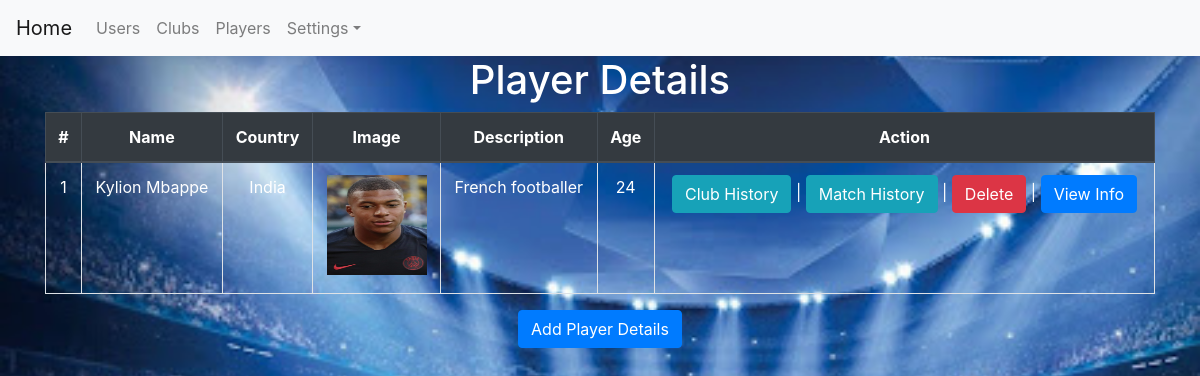
Screenshot of /admin_player_info_view with the database file from the repository.
### myapp/models.py (models this page shows)
class player_info(models.Model):
    fname = models.CharField(max_length=50)
    lname = models.CharField(max_length=50)
    club = models.ForeignKey(club_master,  on_delete=models.CASCADE)
    country = models.ForeignKey(country_master,  on_delete=models.CASCADE)
    pic_path = models.CharField(max_length=250)
    descp = models.CharField(max_length=500)
    age = models.CharField(max_length=150)
    height_cm = models.CharField(max_length=150)
    weight_kg = models.CharField(max_length=150)
    overall = models.CharField(max_length=150)
    player_positions = models.CharField(max_length=150)
    weak_foot = models.CharField(max_length=150)
    skill_moves = models.CharField(max_length=150)
    attacking_crossing = models.CharField(max_length=150)
    attacking_finishing = models.CharField(max_length=150)
    attacking_heading_accuracy = models.CharField(max_length=150)
    attacking_short_passing = models.CharField(max_length=150)
    attacking_volleys = models.CharField(max_length=150)
    skill_dribbling = models.CharField(max_length=150)
    skill_curve = models.CharField(max_length=150)
    skill_fk_accuracy = models.CharField(max_length=150)
    skill_long_passing = models.CharField(max_length=150)
    skill_ball_control = models.CharField(max_length=150)
    movement_acceleration = models.CharField(max_length=150)
    movement_sprint_speed = models.CharField(max_length=150)
    movement_agility = models.CharField(max_length=150)
    movement_reactions = models.CharField(max_length=150)
    movement_balance = models.CharField(max_length=150)
    power_shot_power = models.CharField(max_length=150)
    power_jumping = models.CharField(max_length=150)
    power_stamina = models.CharField(max_length=150)
    power_strength = models.CharField(max_length=150)
    power_long_shots = models.CharField(max_length=150)
    mentality_aggression = models.CharField(max_length=150)
    mentality_interceptions = models.CharField(max_length=150)
    mentality_positioning = models.CharField(max_length=150)
    mentality_vision = models.CharField(max_length=150)
    mentality_penalties = models.CharField(max_length=150)
    mentality_composure = models.CharField(max_length=150)
    defending_marking = models.CharField(max_length=150)
    defending_standing_tackle = models.CharField(max_length=150)
    defending_sliding_tackle = models.CharField(max_length=150)
    goalkeeping_diving = models.CharField(max_length=150)
    goalkeeping_handling = models.CharField(max_length=150)
    goalkeeping_kicking = models.CharField(max_length=150)
    goalkeeping_positioning = models.CharField(max_length=150)
    goalkeeping_reflexes = models.CharField(max_length=150)
    estimate = models.CharField(max_length=150)
    price = models.CharField(max_length=150)
    dt = models.CharField(max_length=150)
    tm = models.CharField(max_length=150)

class country_master(models.Model):
    country = models.CharField(max_length=150)
    flag = models.CharField(max_length=150)
    budget= models.FloatField(default=2000000)

### myapp/views.py (the view)
# urls.py: path('admin_player_info_view', views.admin_player_info_view, name='admin_player_info_view'),
def admin_player_info_view(request):
    c_l = country_master.objects.all()
    cl = {}
    for c in c_l:
        cl[c.id] = c.country
    pi_l = player_info.objects.all()
    context = {'player_list': pi_l,'country_list': cl}
    return render(request, './myapp/admin_player_info_view.html',context)

### myapp/templates/myapp/admin_player_info_view.html (shortened to what this page needs)
{% extends 'myapp/admin_base.html' %}
{% load static %}
{% block body %}
<center>
    <h1>Player Details</h1>
    <div class="container">
    <form role="form" name="frm" action="{% url 'admin_player_info_view'%}" method="post">
        <div class="table-responsive-lg">
        <table class="tablecenterheadCSS table table-hover table-bordered table-md">
            <thead class="thead-dark">
            <tr>
                <th>#</th>
                <th>Name</th>
                <th>Country</th>
                <th>Image</th>
                <th>Description</th>
                <th>Age</th>
                <th>Action</th>
            </tr>
            </thead>
            {% for pi in player_list %}
            <tbody>
            <tr>
                <td>{{ forloop.counter }}</td>
                <td>{{ pi.fname }} {{ pi.lname }}</td>
                {% for k,value in country_list.items %}
                    {% if k == pi.country_id %}
					    <td>{{ value }}</td>
				    {% endif %}
			    {% endfor %}
                <td><embed src="../static/myapp/media/{{ pi.pic_path }}" width="100" height="100"></embed></td>
                <td>{{ pi.descp}}</td>
                <td>{{ pi.age}}</td>
                <td>
                    <a class="btn btn-info" href="../admin_player_club_history_view?player_id={{ pi.id }}">Club History</a> |
                    <a class="btn btn-info" href="../admin_player_match_history_view?player_id={{ pi.id }}">Match History</a> |
                    <a class="btn btn-danger" href="../admin_player_info_delete?id={{ pi.id }}">Delete</a> |
                    <a href="admin_player_info_profile?id={{ pi.id }}">
                        <button type="button" class="btn btn-primary">View Info</button>
                    </a>
                </td>
            </tr>
            {% endfor %}
        </table>
        </div>
         <a class="btn btn-primary" href="{% url 'admin_player_info_add' %}">Add Player Details</a></h1>
    </form>
    </div>
</center>
{% endblock %}

### myapp/templates/myapp/admin_player_info_view.html (style rules this page uses)
.tablecenterheadCSS th { text-align:center; }
.tablecenterheadCSS td { text-align:center; }

### myapp/templates/myapp/admin_base.html (style rules this page uses)
body { background-repeat: no-repeat; background-attachment: fixed; background-size: cover; color: #fff; }
h1 { color: #fff; }
td { color: #fff; }

### rows the page displays
player_info: fname "Kylion", lname "Mbappe", descp "French footballer", age "24"
country_master: country_list "India"
